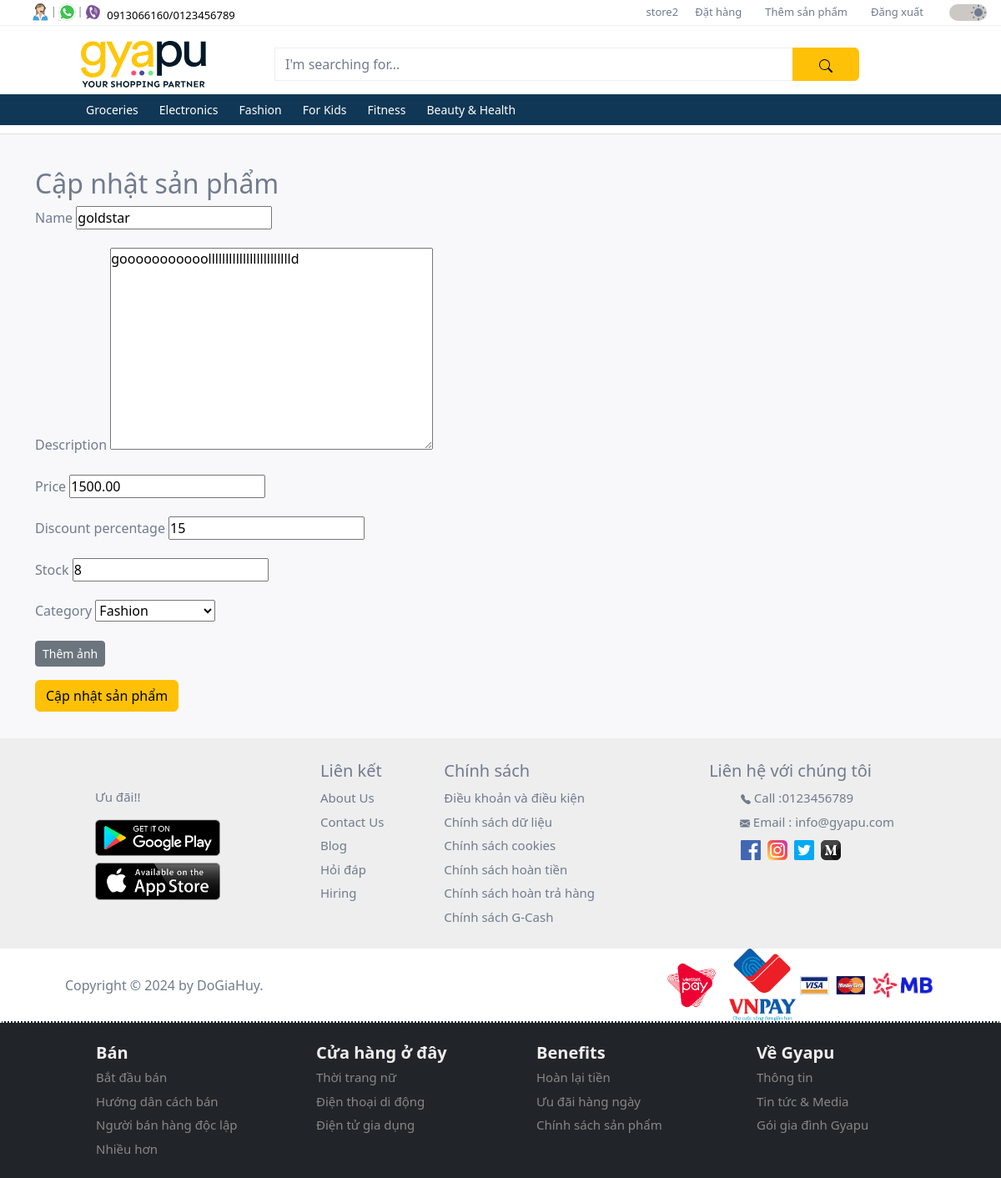
Screenshot of /products/update/9a7502f8-1339-48e0-a96e-c6efa5129ca7/ (signed in) with the database file from the repository.
### user/models.py (models this page shows, shortened)
class CustomUser(AbstractUser):
  id = models.UUIDField(
    primary_key = True,
    default = uuid.uuid4,
    editable = False
  )
  full_name = models.CharField(max_length=50, default='Default Name')
  mobile = models.CharField(max_length=10, blank=False, null=False)

### products/models.py (models this page shows, shortened)
class Category(models.Model):
  id = models.UUIDField(
    primary_key = True,
    default = uuid.uuid4,
    editable = False
  )
  name = models.CharField(max_length=255)
  description = models.TextField(blank=True)
  parent = models.ForeignKey('self', on_delete=models.CASCADE, null=True, blank=True, related_name='children')
  class Meta:
    verbose_name_plural = 'Categories'

class Product(models.Model):
  id = models.UUIDField(
    primary_key = True,
    default = uuid.uuid4,
    editable = False
  )
  name = models.CharField(max_length=255)
  description = models.TextField()
  price = models.DecimalField(max_digits=10, decimal_places=2)
  discount_percentage = models.PositiveSmallIntegerField(default=0, validators=[MaxValueValidator(100)])
  stock = models.IntegerField(default=0, validators=[MinValueValidator(0)])
  category = models.ForeignKey(Category, on_delete=models.SET_NULL, null=True, related_name='products')
  store = models.ForeignKey(User, on_delete=models.CASCADE, limit_choices_to={'groups__name': 'store'})
  is_deleted = models.BooleanField(default=False) #soft deletion flag

### products/views.py (the view, shortened to what this page needs)
# urls.py: path('update/<uuid:pk>/', ProductUpdateView.as_view(), name='product_update'),
class ProductUpdateView(LoginRequiredMixin, StoreGroupRequiredMixin, UpdateView):
  model = Product
  form_class = ProductUpdateForm
  template_name = 'products/update.html'
  def get_object(self, queryset=None):
    try:
      return Product.objects.get(pk=self.kwargs['pk'])
    except Product.DoesNotExist:
      raise Http404("Product does not exist")
  def dispatch(self, request, *args, **kwargs):
    self.object = self.get_object()
    if self.object.store != request.user:
      messages.error(request, "You are not authorized to update this product.")
      return HttpResponseRedirect(self.get_success_url())
    return super().dispatch(request, *args, **kwargs)
  def get_context_data(self, **kwargs):
    context = super().get_context_data(**kwargs)
    if self.request.POST:
      context['form'] = self.form_class(self.request.POST, instance=self.object)
      context['image_formset'] = ProductImageFormSet(self.request.POST, self.request.FILES, instance=self.object)
    else:
      context['form'] = self.form_class(instance=self.object)
      context['image_formset'] = ProductImageFormSet(instance=self.object)
    return context

### products/forms.py
class ProductUpdateForm(ProductFormBase):
  pass

### products/context_processors.py (called while the page is built)
def categories(request):
  categories = Category.objects.filter(parent__isnull=True)
  return {'categories': categories}

### products/forms.py (called while the page is built)
  def get_category_choices(self, category, level=0):
    choices = [(category.id, '-' * level + category.name)]
    children = category.children.all()
    for child in children:
      choices.extend(self.get_category_choices(child, level + 1))
    return choices

  def get_all_categories_choices(self):
    categories = Category.objects.filter(parent__isnull=True)
    choices = []
    for category in categories:
      choices.extend(self.get_category_choices(category))
    return choices

### user/context_processors.py (called while the page is built)
def user_group(request):
  user_belong_to_store = request.user.groups.filter(name='store').exists()
  return {'user_belong_to_store': user_belong_to_store}

### user/views.py (called while the page is built)
  def test_func(self):
    return self.request.user.groups.filter(name='store').exists()

### products/templates/products/update.html (shortened to what this page needs)
{% extends '_base.html' %}
{% block content %}
  <h2>Cập nhật sản phẩm</h2>
  <div class="mb-3">
    <form method="post" enctype="multipart/form-data">
      {% for field in form %}
      <div class="mb-3">
        <label for="{{ field.id_for_label }}" class="form-label">{{ field.label }}</label>
        {{ field }}
      </div>
      {% endfor %}
      <div>
        <button type="button" class="btn btn-sm btn-secondary" id="add_image">Thêm ảnh</button>
      </div>
      <button type="submit" class="btn btn-warning mt-3">Cập nhật sản phẩm</button>
    </form>
  </div>
{% endblock content %}

### user/templates/homepage/upper_navbar.html (shortened to what this page needs)
{% load static %}
<nav class="navbar navbar-expand-lg first-nav">
  <div class="container-fluid d-flex">
    <div class="contact-icons ms-4 d-none d-lg-block">
      <div class="d-flex">
        <div class="d-flex">
          <div class="tooltip px-0">
            <img src="{% static "images/icons/contact.svg" %}" alt="phone">
          </div>
          <span class="pt-1">|</span>
        </div>
        <div class="d-flex">
          <div class="tooltip px-0">
            <img src="{% static "images/icons/whatsapp.png" %}" alt="whatsapp">
          </div>
          <span class="pt-1">|</span>
        </div>
        <div>
          <div class="tooltip px-0">
            <img src="{% static "images/icons/viber.png" %}" alt="viber">
          </div>
        </div>
        <div class="mt-1">
          <a class="phone-number ps-1" href="#">
            0913066160/0123456789
          </a>
        </div>
      </div>
    </div>
    <div class="menu flex-grow-1">
      <div class="collapse navbar-collapse justify-content-end" id="collapsibleNavbar">
        <ul class="navbar-nav">
          {% if user.is_authenticated %}
            <li class="nav-item">
              <a href="{% url 'profile_detail' %}">{{ user.username }}</a>
            </li>
            <li class="nav-item">
              <a href="{% url 'order_list' %}">Đặt hàng</a>
            </li>
            <li class="nav-item">
              {% if user_belong_to_store %}
                <a class="nav-link py-0" href="{% url 'product_add' %}">Thêm sản phẩm</a>
              {% else %}
                <a class="nav-link py-0" href="{% url 'address_list' %}">Địa chỉ</a>
              {% endif %}
            </li>
            <li class="nav-item">
              <a href="{% url 'account_logout' %}">Đăng xuất</a>
            </li>
          {% else %}
            <li class="nav-item">
              <a class="nav-link py-0" href="{% url 'store_login' %}">Bán sản phẩm của bạn</a>
            </li>
          {% endif %}
        </ul>
      </div>
    </div>
    <div class="accessibilities">
      <div class="d-flex justify-content-end">
        <div class="switch">
          <div class="form-check form-switch ms-3">
            <input class="form-check-input" type="checkbox" id="toggleswitch" value="yes" checked>
          </div>
        </div>
      </div>
    </div>
  </div>
</nav>

### user/templates/homepage/lower_navbar.html (shortened to what this page needs)
{% load static %}
<nav class="navbar navbar-expand-xl d-flex flex-column second-nav" id="secondNav">
  <div class="container">
    <div class="d-flex flex-row container-fluid gyapu-head">
      <a class="navbar-brand" href="
        {% if not user_belong_to_store %}
          {% url 'home' %}
        {% else %}
          {% url 'store_dashboard' %}
        {% endif %}
      ">
        <img class="img-fluid" id="gyapu-head" src="{% static "images/gyapu-header-lightmode.svg" %}" alt="gyapu brand logo">
      </a>
      <form class="input-group mt-3 mb-3" method="get" action="{% url 'search_results' %}">
        <input type="text" class="form-control" placeholder="I'm searching for..." name="query">
        <button class="btn btn-warning" type="submit">
        </button>
      </form>
    </div>
  </div>
  <div class="dropdown-nav">
    <div class="container">
      <div class="collapse navbar-collapse" id="mynavbar">
        <ul class="navbar-nav">
          {% for category in categories %}
            <li class="nav-item dropdown">
              <a class="nav-link dropbtn" href="{% url 'product_by_category' category.name %}">{{ category.name }}</a>
            </li>
          {% endfor %}
        </ul>
      </div>
    </div>
  </div>
</nav>

### user/static/css/style.css (style rules this page uses)
* { margin: 0; padding: 0; scroll-behavior: smooth; }
:root { --backgroundColor: #ffffff; --featureListBgColor: #F8F8FA; --cardBgColor: #ffffff; --contactsBgColor: #EEEEEE; --toggleswitchBgColor: #CCC9C5; --textColor: #707B8E; --priceColor: #103755; --buttomnavColor: #103755; --border: #eeeeee; --controlColor: #606775; --phoneColor: #000000; --navAnchorHover: #000000; --inputBorderSelection: #eeeeee; --topicColorHover: #000000; --gyapuHeader: #031828; --cardHoverBoxShadow: 0 2px 4px 0 rgba(158, 155, 155, 0.19), 0 4px 10px 0 rgba(158, 155, 155, 0.19); }
body { color: var(--textColor); background-color: var(--backgroundColor); }
.first-nav { height: 30px; z-index: 3; background-color: var(--backgroundColor); }
.first-nav a { text-decoration: none; color: var(--textColor); }
.first-nav .contact-icons img { width: 25px; height: 25px; }
.first-nav .contact-icons span { font-size: 12px; color: var(--textColor); }
.phone-number { font-size: 13px; color: var(--phoneColor) !important; }
#collapsibleNavbar { font-size: 13px; }
#collapsibleNavbar ul li { padding: 0 10px; }
#collapsibleNavbar a { color: var(--textColor); }
.switch { margin-top: -5px; margin-left: 15px; }
.switch .form-check-input { font-size: 20px; width: 45px; background-color: var(--toggleswitchBgColor); border: none; cursor: pointer; }
.switch .form-switch .form-check-input { background-image: url("/static/images/moon.svg"); }
.switch .form-switch .form-check-input:checked { background-image: url("/static/images/sun.svg"); }
.second-nav { width: 100%; margin: 0; padding-top: 10px; padding-bottom: 0; background-color: var(--backgroundColor); z-index: 2; border-top: 1px solid var(--border); }
.second-nav .container .container-fluid { width: 1000px; }
.second-nav .container .container-fluid a { margin: auto; }
.second-nav img { width: 150px !important; min-width: 100px; }
.second-nav form { max-width: 700px !important; height: 40px; margin-left: 40px; }
.second-nav form input { background: transparent; border: 1px solid var(--border); }
.second-nav form input::placeholder { color: var(--textColor); }
.form-control { color: var(--textColor) !important; }
.second-nav form button { width: 80px; }
#mynavbar a { color: var(--textColor); }
.tooltip { position: relative; font-size: 16px; display: inline-block; opacity: 1; }
.dropdown-nav { width: 100%; background-color: #103755; z-index: 2; }
.dropdown-nav .container { padding-left: 65px; }
.dropbtn { color: #ffffff !important; font-size: 14px; margin-right: 9px; }
.dropdown, .dropleft, .sub-dropleft { position: relative; display: inline-block; }
@media only screen and (max-width: 1200px) { .second-nav { padding-bottom: 10px; border-bottom: 1px solid #e0e0e0; } }

### rows the page displays
CustomUser: username "store2"
Category: name "Groceries"
Category: name "Electronics"
Category: name "Fashion"
Category: name "For Kids"
Category: name "Fitness"
Category: name "Beauty & Health"
Product: form "goldstar" "gooooooooooolllllllllllllllllllllllld" "1500.00" "15" "8" "Fashion"

### other values shown
{{ field.label }} "Name" "Description" "Price" "Discount percentage" "Stock" "Category"
